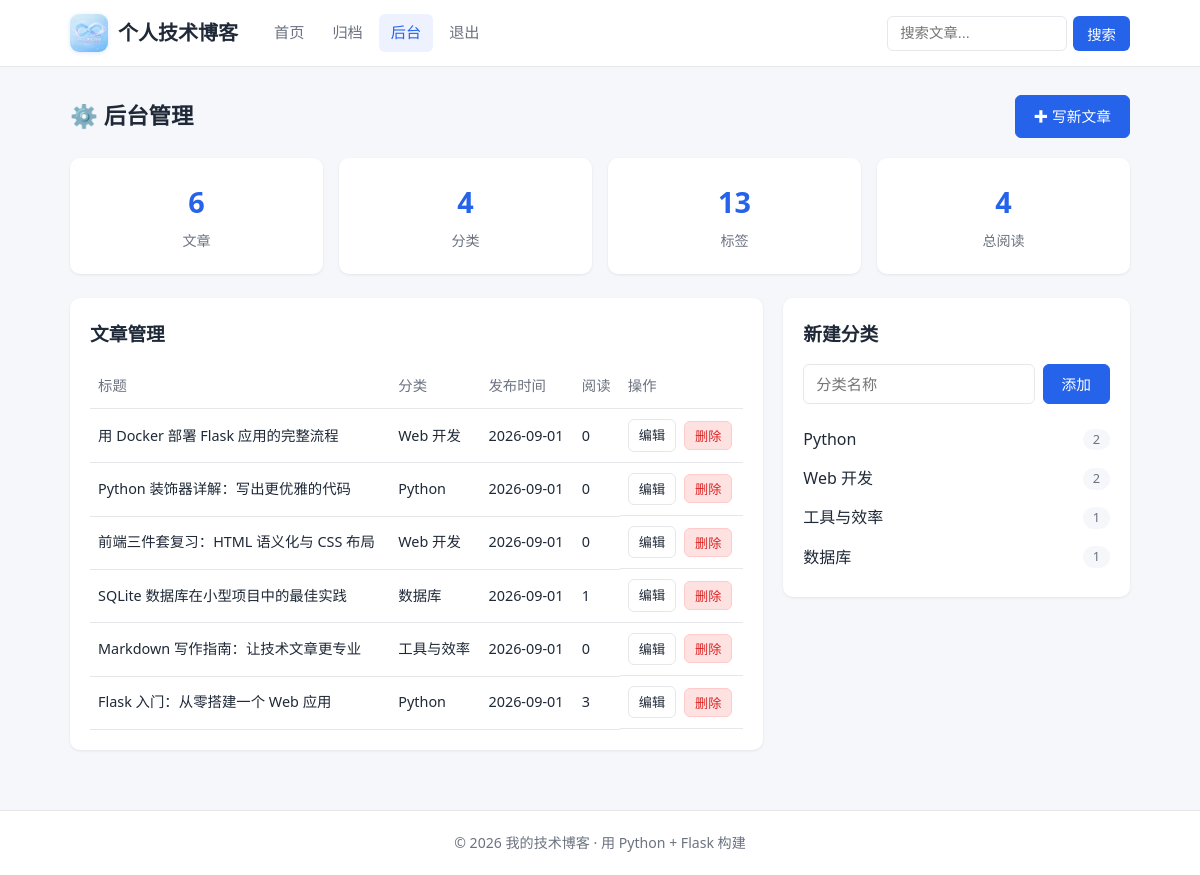
/admin (signed in), run on the app's committed database.
### tables this page shows
CREATE TABLE articles (
            id INTEGER PRIMARY KEY AUTOINCREMENT,
            title TEXT NOT NULL,
            summary TEXT DEFAULT '',
            content TEXT NOT NULL,
            category_id INTEGER,
            views INTEGER DEFAULT 0,
            created_at TEXT DEFAULT (datetime('now', 'localtime')),
            updated_at TEXT DEFAULT (datetime('now', 'localtime')),
            FOREIGN KEY (category_id) REFERENCES categories(id)
        );

CREATE TABLE categories (
            id INTEGER PRIMARY KEY AUTOINCREMENT,
            name TEXT NOT NULL UNIQUE
        );

### app.py (the view)
@app.route("/admin")
@login_required
def admin():
    stats = {
        "articles": query_one("SELECT COUNT(*) c FROM articles")[0],
        "categories": query_one("SELECT COUNT(*) c FROM categories")[0],
        "tags": query_one("SELECT COUNT(*) c FROM tags")[0],
        "views": query_one("SELECT COALESCE(SUM(views), 0) c FROM articles")[0],
    }
    articles = query_all(
        """SELECT a.*, c.name AS category_name FROM articles a
           LEFT JOIN categories c ON c.id = a.category_id
           ORDER BY a.created_at DESC, a.id DESC"""
    )
    return render_template("admin/dashboard.html", stats=stats, articles=articles)

### app.py (called while the page is built)
def get_db():
    if "db" not in g:
        g.db = init_db.create_connection(DB_PATH)
    return g.db

def query_all(sql, query_params=()):
    return get_db().execute(sql, query_params).fetchall()

def query_one(sql, query_params=()):
    return get_db().execute(sql, query_params).fetchone()

def get_categories():
    return query_all(
        """SELECT c.*, COUNT(a.id) AS article_count
           FROM categories c
           LEFT JOIN articles a ON a.category_id = c.id
           GROUP BY c.id ORDER BY c.name"""
    )

def get_popular_tags():
    return query_all(
        """SELECT t.*, COUNT(at.article_id) AS article_count
           FROM tags t
           JOIN article_tags at ON at.tag_id = t.id
           GROUP BY t.id ORDER BY article_count DESC, t.name LIMIT 12"""
    )

@app.context_processor
def inject_sidebar_data():
    return {"categories": get_categories(), "popular_tags": get_popular_tags()}

def login_required(view):
    @wraps(view)
    def wrapped(*args, **kwargs):
        if not session.get("logged_in"):
            return redirect(url_for("login", next=request.path))
        return view(*args, **kwargs)
    return wrapped

### init_db.py (called while the page is built)
def create_connection(db_path=None):
    if db_path is None:
        db_path = DB_PATH
    conn = sqlite3.connect(db_path)
    conn.row_factory = sqlite3.Row
    conn.execute("PRAGMA foreign_keys = ON")
    return conn

### templates/admin/dashboard.html (shortened to what this page needs)
{% extends "base.html" %}
{% block content %}
<div class="admin-header">
    <h1>⚙️ 后台管理</h1>
    <a class="btn btn-primary" href="{{ url_for('admin_article_new') }}">✚ 写新文章</a>
</div>
<div class="stats-grid">
    <div class="stat-card"><span class="stat-num">{{ stats.articles }}</span><span class="stat-label">文章</span></div>
    <div class="stat-card"><span class="stat-num">{{ stats.categories }}</span><span class="stat-label">分类</span></div>
    <div class="stat-card"><span class="stat-num">{{ stats.tags }}</span><span class="stat-label">标签</span></div>
    <div class="stat-card"><span class="stat-num">{{ stats.views }}</span><span class="stat-label">总阅读</span></div>
</div>
<div class="admin-grid">
    <section class="admin-panel">
        <h3>文章管理</h3>
        <table class="admin-table">
            <thead>
                <tr><th>标题</th><th>分类</th><th>发布时间</th><th>阅读</th><th>操作</th></tr>
            </thead>
            <tbody>
                {% for a in articles %}
                <tr>
                    <td><a href="{{ url_for('article_detail', article_id=a.id) }}">{{ a.title }}</a></td>
                    <td>{{ a.category_name or '-' }}</td>
                    <td>{{ a.created_at[:10] }}</td>
                    <td>{{ a.views }}</td>
                    <td class="actions">
                        <a class="btn btn-sm" href="{{ url_for('admin_article_edit', article_id=a.id) }}">编辑</a>
                        <form method="post" action="{{ url_for('admin_article_delete', article_id=a.id) }}"
                              onsubmit="return confirm('确定删除《{{ a.title }}》吗？');">
                            <button type="submit" class="btn btn-sm btn-danger">删除</button>
                        </form>
                    </td>
                </tr>
                {% else %}
                <tr><td colspan="5" class="empty-state">暂无文章</td></tr>
                {% endfor %}
            </tbody>
        </table>
    </section>
    <section class="admin-panel">
        <h3>新建分类</h3>
        <form method="post" action="{{ url_for('admin_category_new') }}" class="inline-form">
            <input type="text" name="name" placeholder="分类名称" required>
            <button type="submit" class="btn btn-primary">添加</button>
        </form>
        <ul class="widget-list category-manage">
            {% for c in categories %}
            <li><a href="{{ url_for('category', category_id=c.id) }}">{{ c.name }}</a>
                <span class="count">{{ c.article_count }}</span></li>
            {% endfor %}
        </ul>
    </section>
</div>
{% endblock %}

### static/css/style.css (style rules this page uses)
:root { --primary: #2563eb; --primary-dark: #1d4ed8; --bg: #f5f7fa; --card: #ffffff; --text: #1f2937; --text-light: #6b7280; --border: #e5e7eb; --code-bg: #1e293b; --radius: 10px; --shadow: 0 1px 3px rgba(0, 0, 0, 0.08); }
* { margin: 0; padding: 0; box-sizing: border-box; }
body { font-family: "Segoe UI", "PingFang SC", "Microsoft YaHei", sans-serif; background: var(--bg); color: var(--text); line-height: 1.7; }
a { color: var(--primary); text-decoration: none; }
.widget-list { list-style: none; }
.widget-list li { display: flex; justify-content: space-between; align-items: center; padding: 6px 0; }
.widget-list li a { color: var(--text); overflow: hidden; text-overflow: ellipsis; white-space: nowrap; }
.widget-list .count { background: var(--bg); border-radius: 999px; padding: 0 10px; font-size: 0.8rem; color: var(--text-light); }
.form-group input, .form-group select, .form-group textarea, .inline-form input { width: 100%; padding: 9px 12px; border: 1px solid var(--border); border-radius: 6px; font-size: 0.95rem; font-family: inherit; outline: none; }
.btn { display: inline-block; padding: 8px 18px; border: 1px solid var(--border); border-radius: 6px; background: var(--card); color: var(--text); cursor: pointer; font-size: 0.92rem; }
.btn-primary { background: var(--primary); border-color: var(--primary); color: #fff; }
.btn-danger { background: #fee2e2; border-color: #fecaca; color: #dc2626; }
.btn-sm { padding: 4px 10px; font-size: 0.82rem; }
.admin-header { display: flex; justify-content: space-between; align-items: center; margin-bottom: 20px; }
.admin-header h1 { font-size: 1.4rem; }
.stats-grid { display: grid; grid-template-columns: repeat(4, 1fr); gap: 16px; margin-bottom: 24px; }
.stat-card { background: var(--card); border-radius: var(--radius); padding: 20px; text-align: center; box-shadow: var(--shadow); }
.stat-num { display: block; font-size: 1.8rem; font-weight: 700; color: var(--primary); }
.stat-label { color: var(--text-light); font-size: 0.88rem; }
.admin-grid { display: grid; grid-template-columns: 2fr 1fr; gap: 20px; align-items: start; }
.admin-panel { background: var(--card); border-radius: var(--radius); padding: 20px; box-shadow: var(--shadow); }
.admin-panel h3 { margin-bottom: 14px; }
.admin-table { width: 100%; border-collapse: collapse; font-size: 0.9rem; }
.admin-table th, .admin-table td { padding: 10px 8px; border-bottom: 1px solid var(--border); text-align: left; }
.admin-table th { color: var(--text-light); font-weight: 500; }
.admin-table td a { color: var(--text); }
.admin-table .actions { display: flex; gap: 8px; align-items: center; }
.admin-table form { display: inline; }
.category-manage { margin-top: 16px; }
.inline-form { display: flex; gap: 8px; }
.inline-form input { flex: 1; }

### data on the page
articles: title "用 Docker 部署 Flask 应用的完整流程", name "Web 开发", created_at "2026-09-01", views "0"
articles: title "Python 装饰器详解：写出更优雅的代码", name "Python", created_at "2026-09-01", views "0"
articles: title "前端三件套复习：HTML 语义化与 CSS 布局", name "Web 开发", created_at "2026-09-01", views "0"
articles: title "SQLite 数据库在小型项目中的最佳实践", name "数据库", created_at "2026-09-01", views "1"
articles: title "Markdown 写作指南：让技术文章更专业", name "工具与效率", created_at "2026-09-01", views "0"
articles: title "Flask 入门：从零搭建一个 Web 应用", name "Python", created_at "2026-09-01", views "3"
categories: name "Python", article_count "2"
categories: name "Web 开发", article_count "2"
categories: name "工具与效率", article_count "1"
categories: name "数据库", article_count "1"

### other printed values
{{ stats.articles }} "6"
{{ stats.categories }} "4"
{{ stats.tags }} "13"
{{ stats.views }} "4"
